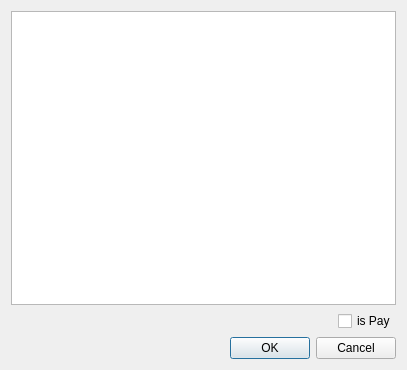
<?xml version="1.0" encoding="UTF-8"?>
<ui version="4.0">
 <class>Dialog</class>
 <widget class="QDialog" name="Dialog">
  <property name="geometry">
   <rect>
    <x>0</x>
    <y>0</y>
    <width>407</width>
    <height>370</height>
   </rect>
  </property>
  <property name="windowTitle">
   <string>Pay State Dialog</string>
  </property>
  <layout class="QGridLayout" name="gridLayout">
   <item row="1" column="0">
    <widget class="QDialogButtonBox" name="buttonBox">
     <property name="orientation">
      <enum>Qt::Horizontal</enum>
     </property>
     <property name="standardButtons">
      <set>QDialogButtonBox::Cancel|QDialogButtonBox::Ok</set>
     </property>
    </widget>
   </item>
   <item row="0" column="0">
    <layout class="QGridLayout" name="gridLayout_2">
     <item row="1" column="1">
      <widget class="QCheckBox" name="isPay">
       <property name="enabled">
        <bool>true</bool>
       </property>
       <property name="text">
        <string>is Pay</string>
       </property>
      </widget>
     </item>
     <item row="1" column="0">
      <spacer name="horizontalSpacer">
       <property name="orientation">
        <enum>Qt::Horizontal</enum>
       </property>
       <property name="sizeHint" stdset="0">
        <size>
         <width>40</width>
         <height>20</height>
        </size>
       </property>
      </spacer>
     </item>
     <item row="0" column="0" colspan="2">
      <widget class="QTableWidget" name="infoTable">
       <property name="enabled">
        <bool>true</bool>
       </property>
       <property name="editTriggers">
        <set>QAbstractItemView::NoEditTriggers</set>
       </property>
       <property name="selectionMode">
        <enum>QAbstractItemView::NoSelection</enum>
       </property>
       <property name="selectionBehavior">
        <enum>QAbstractItemView::SelectRows</enum>
       </property>
       <property name="wordWrap">
        <bool>false</bool>
       </property>
       <property name="columnCount">
        <number>2</number>
       </property>
       <attribute name="horizontalHeaderVisible">
        <bool>false</bool>
       </attribute>
       <attribute name="horizontalHeaderStretchLastSection">
        <bool>true</bool>
       </attribute>
       <attribute name="verticalHeaderVisible">
        <bool>false</bool>
       </attribute>
       <column/>
       <column/>
      </widget>
     </item>
    </layout>
   </item>
  </layout>
 </widget>
 <resources/>
 <connections>
  <connection>
   <sender>buttonBox</sender>
   <signal>accepted()</signal>
   <receiver>Dialog</receiver>
   <slot>accept()</slot>
   <hints>
    <hint type="sourcelabel">
     <x>248</x>
     <y>254</y>
    </hint>
    <hint type="destinationlabel">
     <x>157</x>
     <y>274</y>
    </hint>
   </hints>
  </connection>
  <connection>
   <sender>buttonBox</sender>
   <signal>rejected()</signal>
   <receiver>Dialog</receiver>
   <slot>reject()</slot>
   <hints>
    <hint type="sourcelabel">
     <x>316</x>
     <y>260</y>
    </hint>
    <hint type="destinationlabel">
     <x>286</x>
     <y>274</y>
    </hint>
   </hints>
  </connection>
 </connections>
</ui>
